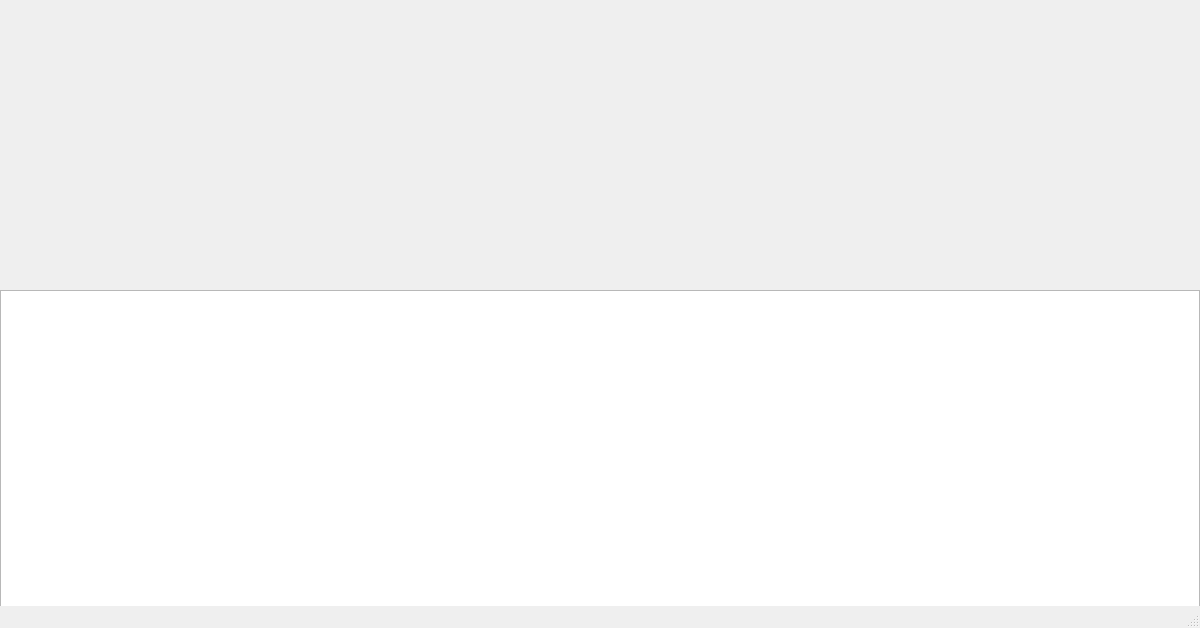
<?xml version="1.0" encoding="UTF-8"?>
<ui version="4.0">
 <class>MainWindow</class>
 <widget class="QMainWindow" name="MainWindow">
  <property name="geometry">
   <rect>
    <x>0</x>
    <y>0</y>
    <width>1200</width>
    <height>628</height>
   </rect>
  </property>
  <property name="windowTitle">
   <string>MainWindow</string>
  </property>
  <widget class="QWidget" name="centralwidget">
   <widget class="QLabel" name="label">
    <property name="geometry">
     <rect>
      <x>0</x>
      <y>0</y>
      <width>851</width>
      <height>281</height>
     </rect>
    </property>
    <property name="text">
     <string/>
    </property>
   </widget>
   <widget class="QTextEdit" name="textEdit">
    <property name="geometry">
     <rect>
      <x>0</x>
      <y>290</y>
      <width>1200</width>
      <height>561</height>
     </rect>
    </property>
   </widget>
  </widget>
  <widget class="QMenuBar" name="menubar">
   <property name="geometry">
    <rect>
     <x>0</x>
     <y>0</y>
     <width>1200</width>
     <height>23</height>
    </rect>
   </property>
  </widget>
  <widget class="QStatusBar" name="statusbar"/>
 </widget>
 <resources/>
 <connections/>
</ui>
